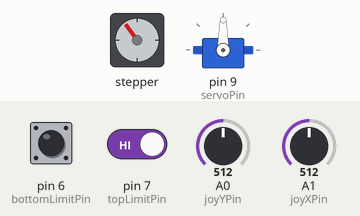
This sketch was run on a simulated Arduino Uno, built with avr-gcc and run on an emulated ATmega328P. Shown: stepper motor, servo. Wiring (inferred from the names in the program): stepper motor driver (200 steps per turn assumed): step pin 4; direction pin 2; enable pin 8; servo: signal pin 9. The inputs (shaded band) are chosen by the test bench; at power-on: pin 7 (topLimitPin) HIGH, A1 (joyXPin) = 512, A0 (joyYPin) = 512, pin 6 (bottomLimitPin) HIGH. Servo pulses on a pin are drawn as a servo (544–2400 µs = 0–180°).

Above: at 1.25 s.
1.3 s: pin 7 (topLimitPin) driven LOW
2.8 s: A1 (joyXPin) set to 541
At 5.7 s:
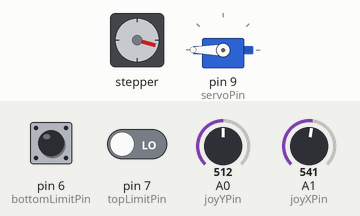
5.8 s: A0 (joyYPin) set to 420
7.3 s: A0 (joyYPin) set to 397
At 7.75 s:
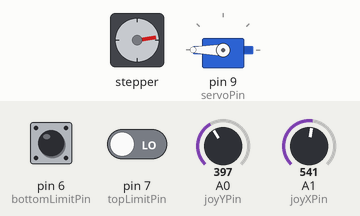
At 8.35 s:
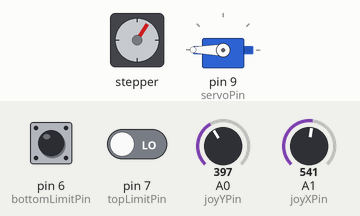
10.3 s: A1 (joyXPin) set to 503
13.3 s: A1 (joyXPin) set to 475
At 13.47 s:
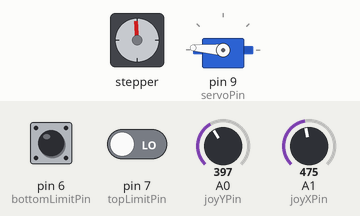
Timing chart, 0 to 19.3 s (numbered marks = the images above; inputs shaded):
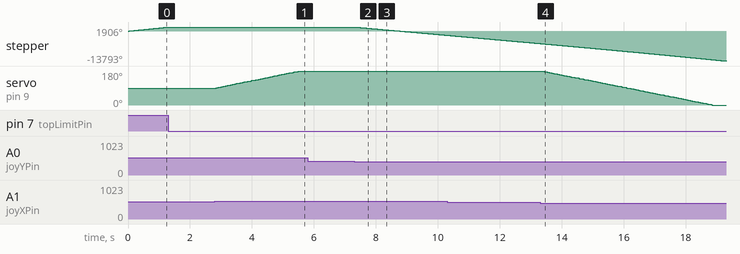

Measured:
- the behaviour switches between 412 and 411 on A0 (joyYPin) (found by bisection; images 1 and 2)
- the behaviour switches between 490 and 489 on A1 (joyXPin) (found by bisection; images 3 and 4)
- after the input at 1.3 s, stepper: stops changing and stays 1906°
- after the input at 2.8 s, servo on pin 9 (servoPin): moves from 90° to 180° over 2.7 s, starting after 0.05 s
- after the input at 5.8 s, every drawn part: stays the same
- after the input at 7.3 s, stepper: keeps turning counter-clockwise at about 1273°/s, starting at once
- after the input at 13.3 s, servo on pin 9 (servoPin): moves from 180° to 0° over 5.5 s, starting after 0.07 s
- by itself, stepper: keeps turning clockwise at about 1469°/s

The sketch:

working.without.library.ino
```cpp
// Stepper motor pins
#define dirPin 2
#define stepPin 4
#define enablePin 8

// Limit switch pins
const int bottomLimitPin = 6;
const int topLimitPin = 7;

// Joystick pins
const int joyYPin = A0; // Stepper control
const int joyXPin = A1; // Servo control

// Servo parameters
const int servoPin = 9;
int servoPos = 135; // degrees (0–270)
const int minAngle = 0;
const int maxAngle = 270;
const int deadZoneLow = 490;
const int deadZoneHigh = 530;
const int stepSize = 1; // degrees per change

// Servo speed control
const int servoMoveInterval = 20; // ms between angle updates
unsigned long lastServoMove = 0;

// Servo PWM timing
unsigned long lastServoPulse = 0;
const int pwmPeriod = 20000; // 20 ms period for servo

// Stepper parameters
const float maxSpeed = 1000; // Steps per second
const int deadzone = 100;
const long stepDelayMicros = 1000000 / maxSpeed;

// Homing flag
bool homingDone = false;

void setup() {
  pinMode(enablePin, OUTPUT);
  digitalWrite(enablePin, LOW);

  pinMode(stepPin, OUTPUT);
  pinMode(dirPin, OUTPUT);

  pinMode(topLimitPin, INPUT_PULLUP);
  pinMode(bottomLimitPin, INPUT_PULLUP);

  pinMode(servoPin, OUTPUT);
}

void loop() {
  unsigned long nowMillis = millis();
  unsigned long nowMicros = micros();

  // Read joystick X for servo
  int joyX = analogRead(joyXPin);

  // Update servo target angle slowly based on time and step size
  if (nowMillis - lastServoMove >= servoMoveInterval) {
    if (joyX < deadZoneLow) {
      servoPos = max(minAngle, servoPos - stepSize);
    } else if (joyX > deadZoneHigh) {
      servoPos = min(maxAngle, servoPos + stepSize);
    }
    lastServoMove = nowMillis;
  }

  // Send continuous PWM pulse every 20ms
  if (nowMicros - lastServoPulse >= pwmPeriod) {
    sendServoPulse();
    lastServoPulse = nowMicros;
  }

  bool topPressed = digitalRead(topLimitPin) == LOW;
  bool bottomPressed = digitalRead(bottomLimitPin) == LOW;

  int movementDir = 0;

  if (!homingDone) {
    // ---------- HOMING MODE ----------
    // Always move UP until top limit switch is pressed
    if (topPressed) {
      homingDone = true; // Homing complete!
    } else {
      movementDir = 1;   // Force move UP
    }
  } else {
    // ---------- NORMAL MODE ----------
    int joyY = analogRead(joyYPin);

    if (joyY > 512 + deadzone) {
      movementDir = 1;
    } else if (joyY < 512 - deadzone) {
      movementDir = -1;
    }

    if (topPressed && movementDir == 1) {
      movementDir = 0;
    }
    if (bottomPressed && movementDir == -1) {
      movementDir = 0;
    }
  }

  if (movementDir != 0) {
    digitalWrite(dirPin, movementDir == 1 ? HIGH : LOW);
    digitalWrite(stepPin, HIGH);
    delayMicroseconds(5);
    digitalWrite(stepPin, LOW);
    delayMicroseconds(stepDelayMicros - 5);
  }
}

void sendServoPulse() {
  // Map 0–270 degrees to 500–2500µs pulse — adjust for your servo
  int pulseWidth = map(servoPos, 0, 270, 500, 2500);
  digitalWrite(servoPin, HIGH);
  delayMicroseconds(pulseWidth);
  digitalWrite(servoPin, LOW);
  // The rest of the 20ms cycle is handled by loop timing
}
```
